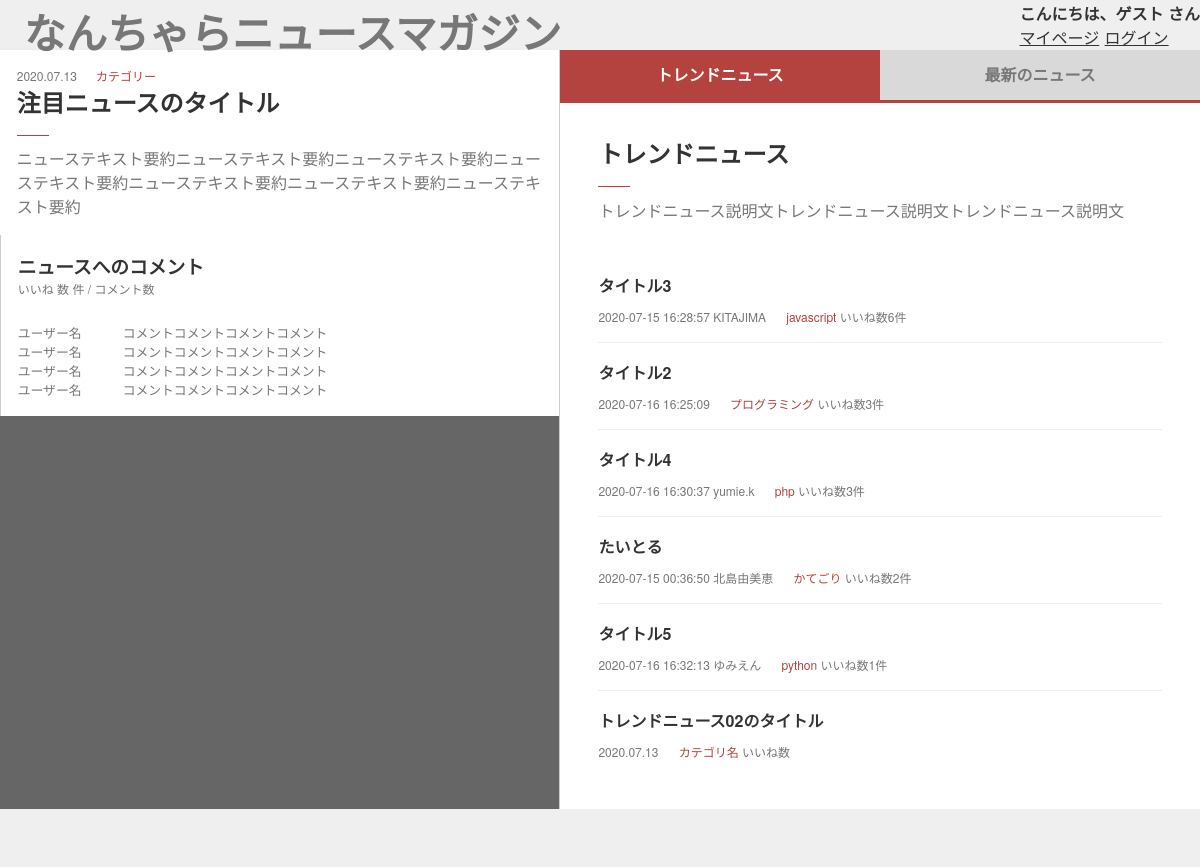
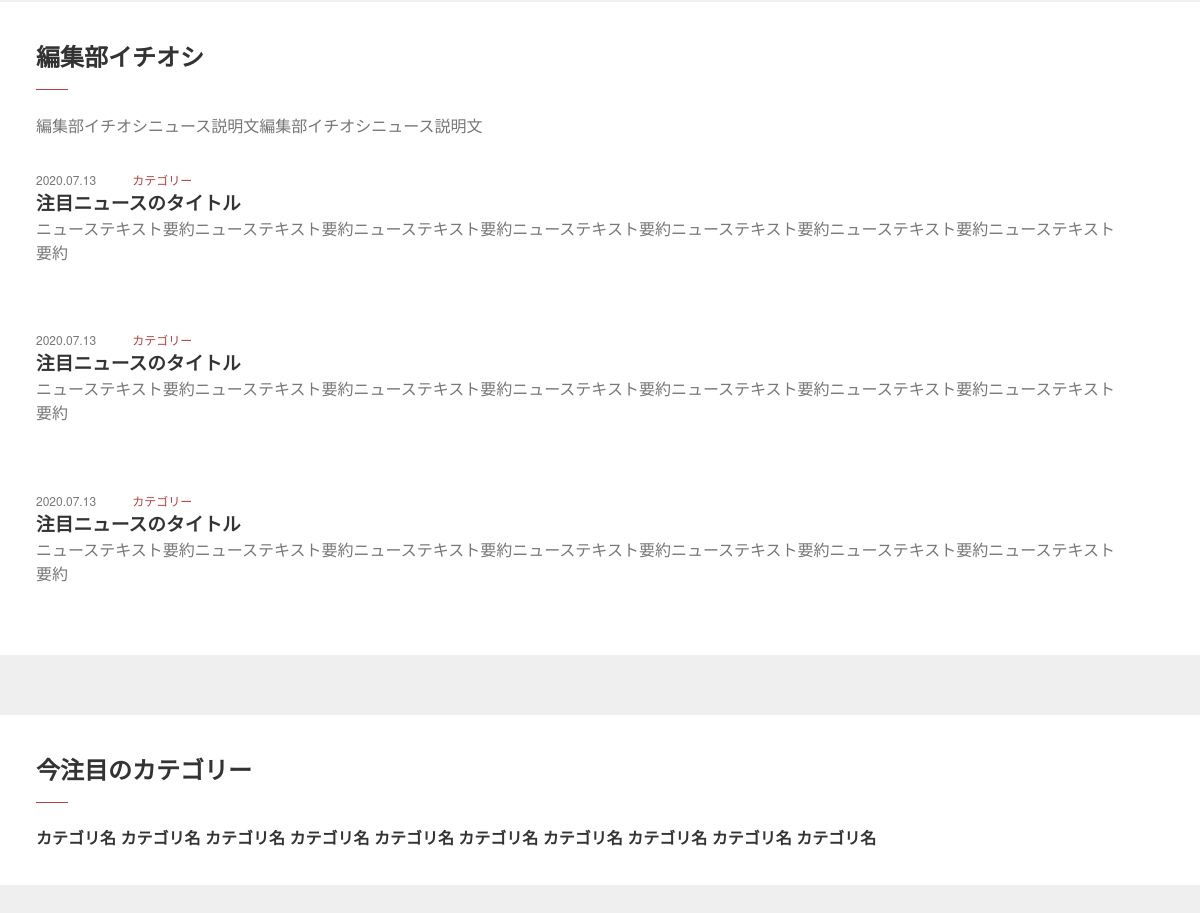
The page / on the database its author committed (2 pictures, top to bottom).
### tables this page shows
CREATE TABLE `kqfm_news_table` (
  `news_id` int(12) NOT NULL,
  `news_title` varchar(64) NOT NULL,
  `news_category` varchar(24) NOT NULL,
  `news_url` varchar(128) NOT NULL,
  `news_user_id` int(12) NOT NULL,
  `news_comment` mediumtext NOT NULL,
  `news_created_at` datetime NOT NULL,
  `news_updated_at` datetime NOT NULL,
  `news_is_deleted` int(1) NOT NULL
);

CREATE TABLE `kqfm_user_table` (
  `user_id` int(12) NOT NULL,
  `user_username` varchar(24) NOT NULL,
  `user_password` varchar(12) NOT NULL,
  `user_is_deleted` int(1) NOT NULL,
  `user_created_at` datetime NOT NULL
);

### index.php (the view, shortened to what this page needs)
<?php
if (isset($_SESSION['session_id'])) {
    $username = $_SESSION['username'];
    $e_username = htmlspecialchars($username, \ENT_QUOTES, 'UTF-8');
    $e_link = '<a href="logout.php">ログアウト</a>';
} else {
    $e_username = 'ゲスト';
    $e_link = '<a href="login.php">ログイン</a>';
}
$pdo = connect_to_db();
$sql = "SELECT * FROM kqfm_news_table AS news LEFT OUTER JOIN kqfm_user_table AS user ON news.news_id = user.user_id LEFT OUTER JOIN ( SELECT like_news_id, COUNT(like_id) AS cnt FROM kqfm_like_table GROUP BY like_news_id) AS likes ON news.news_id = likes.like_news_id ORDER BY cnt DESC LIMIT 5";
$stmt = $pdo->prepare($sql);
$news_l_cnt = $stmt->execute();
if ($news_l_cnt == false) {
    $error = $stmt->errorInfo();
    echo json_encode(["error_msg" => "{$error[2]}"]);
    exit();
} else {
    $news_l_rank = $stmt->fetchAll(PDO::FETCH_ASSOC);
}
?>
<!DOCTYPE html>
<html lang="ja">
<head>
    <link rel="stylesheet" href="index/css/reset.css">
    <link rel="stylesheet" href="index/css/style.css">
</head>
<body>
    <header>
        <h1>なんちゃらニュースマガジン</h1>
        <div class="user_info">
            <h3>こんにちは、<?php echo $e_username ?> さん</h3>
            <ul class="user_page">
                <li><a href="mypage2.php" class="text-dark">マイページ</a></li>
                <li><?php echo $e_link ?></li>
            </ul>
        </div>
    </header>
    <main>
        <section id="main_topics">
            <div class="l_2columns">
                <div class="pickup_card_block" id="main_news">
                    <div class="pickup_card">
                        <div class="news_caps">
                            <span class="news_date">2020.07.13</span>
                            <span class="news_tag">カテゴリー</span>
                        </div>
                        <h2 class="news_ttl">注目ニュースのタイトル</h2>
                        <p class="news_txt">ニューステキスト要約ニューステキスト要約ニューステキスト要約ニューステキスト要約ニューステキスト要約ニューステキスト要約ニューステキスト要約</p>
                    </div>
                    <div class="pickup_card comment">
                        <h3 class="news_ttl">ニュースへのコメント</h3>
                        <div class="news_caps">
                            <span class="news_date">いいね 数 件 / </span>
                            <span class="news_date">コメント数</span>
                        </div>
                        <dl>
                            <dt>ユーザー名</dt>
                            <dd>コメントコメントコメントコメント</dd>
                            <dt>ユーザー名</dt>
                            <dd>コメントコメントコメントコメント</dd>
                            <dt>ユーザー名</dt>
                            <dd>コメントコメントコメントコメント</dd>
                            <dt>ユーザー名</dt>
                            <dd>コメントコメントコメントコメント</dd>
                        </dl>
                    </div>
                </div>
            </div>
            <div id="trend_latest_news" class="r_2columns">
                <div class="news_list_block">
                    <div class="tab_area">
                        <label class="tab_btn" for="trend_news">トレンドニュース</label>
                        <label class="tab_btn" for="latest_news">最新のニュース</label>
                        <div class="tab_content" id="trend_news_block">
                            <h2>トレンドニュース</h2>
                            <p>トレンドニュース説明文トレンドニュース説明文トレンドニュース説明文</p>
                            <ul>
                                <?php foreach ($news_l_rank as $record) : ?>
                                    <li>
                                        <h3><a href="<?= $record['url'] ?>"><?= $record['news_title'] ?></a></h3>
                                        <div class="news_caps">
                                            <span class="news_date"><?= $record['news_created_at'] ?></span>
                                            <span class="news_author"><?= $record['user_username'] ?></span>
                                            <span class="news_tag"><?= $record['news_category'] ?></span>
                                            <span class="news_like">いいね数<?= $record['cnt'] ?>件</span>
                                        </div>
                                    </li>
                                <?php endforeach ?>
                                <li>
                                    <h3>トレンドニュース02のタイトル</h3>
                                    <div class="news_caps">
                                        <span class="news_date">2020.07.13</span>
                                        <span class="news_tag">カテゴリ名</span>
                                        <span class="news_like">いいね数</span>
                                    </div>
                                </li>
                            </ul>
                        </div>
                    </div>
                </div>
        </section>
        <section id="editors_recommend">
            <h2>編集部イチオシ</h2>
            <p>編集部イチオシニュース説明文編集部イチオシニュース説明文</p>
            <div class="pickup_card">
                <div class="news_caps">
                    <span class="news_date">2020.07.13</span>
                    <span class="news_tag">カテゴリー</span>
                </div>
                <h3 class="news_ttl">注目ニュースのタイトル</h3>
                <p class="news_txt">ニューステキスト要約ニューステキスト要約ニューステキスト要約ニューステキスト要約ニューステキスト要約ニューステキスト要約ニューステキスト要約</p>
            </div>
            <div class="pickup_card">
                <div class="news_caps">
                    <span class="news_date">2020.07.13</span>
                    <span class="news_tag">カテゴリー</span>
                </div>
                <h3 class="news_ttl">注目ニュースのタイトル</h3>
                <p class="news_txt">ニューステキスト要約ニューステキスト要約ニューステキスト要約ニューステキスト要約ニューステキスト要約ニューステキスト要約ニューステキスト要約</p>
            </div>
            <div class="pickup_card">
                <div class="news_caps">
                    <span class="news_date">2020.07.13</span>
                    <span class="news_tag">カテゴリー</span>
                </div>
                <h3 class="news_ttl">注目ニュースのタイトル</h3>
                <p class="news_txt">ニューステキスト要約ニューステキスト要約ニューステキスト要約ニューステキスト要約ニューステキスト要約ニューステキスト要約ニューステキスト要約</p>
            </div>
        </section>
        <section id="hot_categories">
            <h2>今注目のカテゴリー</h2>
            <div class="tag_lists">
                <span><a href="#">カテゴリ名</a></span>
                <span><a href="#">カテゴリ名</a></span>
                <span><a href="#">カテゴリ名</a></span>
                <span><a href="#">カテゴリ名</a></span>
                <span><a href="#">カテゴリ名</a></span>
                <span><a href="#">カテゴリ名</a></span>
                <span><a href="#">カテゴリ名</a></span>
                <span><a href="#">カテゴリ名</a></span>
                <span><a href="#">カテゴリ名</a></span>
                <span><a href="#">カテゴリ名</a></span>
            </div>
        </section>
    </main>
</body>
</html>

### index/css/style.css (style rules this page uses)
body { font-size: 16px; font-size: 1rem; font-family: 'Kosugi Maru', "Helvetica Neue", Arial, "Hiragino Kaku Gothic ProN", "Hiragino Sans", Meiryo, sans-serif; color: #777; background-color: #efefef; display: flex; flex-direction: column; align-items: center; }
a:link, a:visited { color: #333; font-weight: 600; }
h2, h3 { color: #333; }
header { position: relative; width: 100%; height: 48px; border: 1px solid #eee; max-width: 1280px; display: flex; }
header h1 { font-family: "Nico Moji"; font-size: 2.6rem; position: absolute; top:1%; left: 2%; z-index: 20; }
.user_info { margin-left: auto; }
.user_info h3 { font-size: 1rem; }
.user_page { display: flex; }
.user_page li + li { margin-left: 3%; }
.user_page li a { font-weight: 400; text-decoration: underline; }
main { position: relative; max-width: 1280px; }
#main_topics { display: flex; margin-bottom: 5%; }
#main_topics div.l_2columns { flex-basis: 1; }
#main_topics div + div { border-left: 1px solid #ccc; }
#main_topics div.l_2columns { background-color: #666; }
#main_topics div.r_2columns { background-color:red; }
#main_news { position: relative; }
.pickup_card { background: #fff; padding: 3%; bottom: 24px; }
.news_caps { font-size: 0.75rem; }
.news_tag { color: #b4423e; padding-left: 3%; }
.comment dl { display: flex; flex-wrap: wrap; font-size: 0.8rem; margin-top: 5%; }
.comment dl dt { flex-basis: 20%; }
.comment dl dd { flex-basis: 72%; }
.tab_area { width: 640px; overflow: hidden; }
.tab_btn { width: calc(100%/2); height: 50px; border-bottom: 3px solid #b4423e; background-color: #d9d9d9; line-height: 50px; font-size: 1rem; text-align: center; color: #777; display: block; float: left; text-align: center; font-weight: bold; transition: all 0.2s ease; }
.tab_content { display: none; padding: 5% 6%; clear: both; overflow: hidden; background: #fff; }
#trend_news:checked ~ #trend_news_block, #latest_news:checked ~ #latest_news_block { display: block; }
.tab_area input:checked + .tab_btn { background-color: #b4423e; color: #fff; }
h2 { margin-bottom: 2%; }
h2::after { margin-top: 16px; background: #b4423e; content: ''; display: block; height: 1px; width: 32px; }
.tab_content ul { margin-top: 6%; }
.tab_content li { padding: 3% 0; }
.tab_content li+li { border-top: 1px solid #eee; }
.tab_content li h3 { font-size: 1rem; margin-bottom: 2%; }
#editors_recommend { margin-bottom: 5%; background: #fff; padding: 3%; }
#editors_recommend div.pickup_card { padding-left: 0; }
#hot_categories { margin-bottom: 5%; background: #fff; padding: 3%; }

### rows shown on the page
kqfm_news_table: news_title "タイトル3", news_created_at "2020-07-15 16:28:57", kqfm_user_table.user_username "KITAJIMA", news_category "javascript", cnt "6"
kqfm_news_table: news_title "タイトル2", news_created_at "2020-07-16 16:25:09", news_category "プログラミング", cnt "3"
kqfm_news_table: news_title "タイトル4", news_created_at "2020-07-16 16:30:37", kqfm_user_table.user_username "yumie.k", news_category "php", cnt "3"
kqfm_news_table: news_title "たいとる", news_created_at "2020-07-15 00:36:50", kqfm_user_table.user_username "北島由美恵", news_category "かてごり", cnt "2"
kqfm_news_table: news_title "タイトル5", news_created_at "2020-07-16 16:32:13", kqfm_user_table.user_username "ゆみえん", news_category "python", cnt "1"

### other values the page prints
$e_username "ゲスト"
